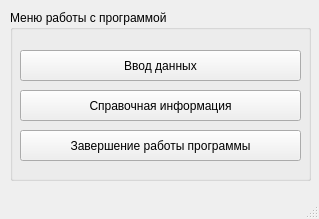
<?xml version="1.0" encoding="UTF-8"?>
<ui version="4.0">
 <class>MainWindow</class>
 <widget class="QMainWindow" name="MainWindow">
  <property name="geometry">
   <rect>
    <x>0</x>
    <y>0</y>
    <width>319</width>
    <height>219</height>
   </rect>
  </property>
  <property name="windowTitle">
   <string>MainWindow</string>
  </property>
  <widget class="QWidget" name="centralwidget">
   <widget class="QGroupBox" name="groupBox">
    <property name="geometry">
     <rect>
      <x>10</x>
      <y>10</y>
      <width>301</width>
      <height>171</height>
     </rect>
    </property>
    <property name="title">
     <string>Меню работы с программой</string>
    </property>
    <widget class="QPushButton" name="callInputFormPushButton">
     <property name="geometry">
      <rect>
       <x>10</x>
       <y>40</y>
       <width>281</width>
       <height>31</height>
      </rect>
     </property>
     <property name="text">
      <string>Ввод данных</string>
     </property>
    </widget>
    <widget class="QPushButton" name="infoPushButton">
     <property name="geometry">
      <rect>
       <x>10</x>
       <y>80</y>
       <width>281</width>
       <height>31</height>
      </rect>
     </property>
     <property name="text">
      <string>Справочная информация</string>
     </property>
    </widget>
    <widget class="QPushButton" name="exitPushButton">
     <property name="geometry">
      <rect>
       <x>10</x>
       <y>120</y>
       <width>281</width>
       <height>31</height>
      </rect>
     </property>
     <property name="text">
      <string>Завершение работы программы</string>
     </property>
    </widget>
   </widget>
  </widget>
  <widget class="QMenuBar" name="menubar">
   <property name="geometry">
    <rect>
     <x>0</x>
     <y>0</y>
     <width>319</width>
     <height>21</height>
    </rect>
   </property>
  </widget>
  <widget class="QStatusBar" name="statusbar"/>
 </widget>
 <resources/>
 <connections/>
</ui>
